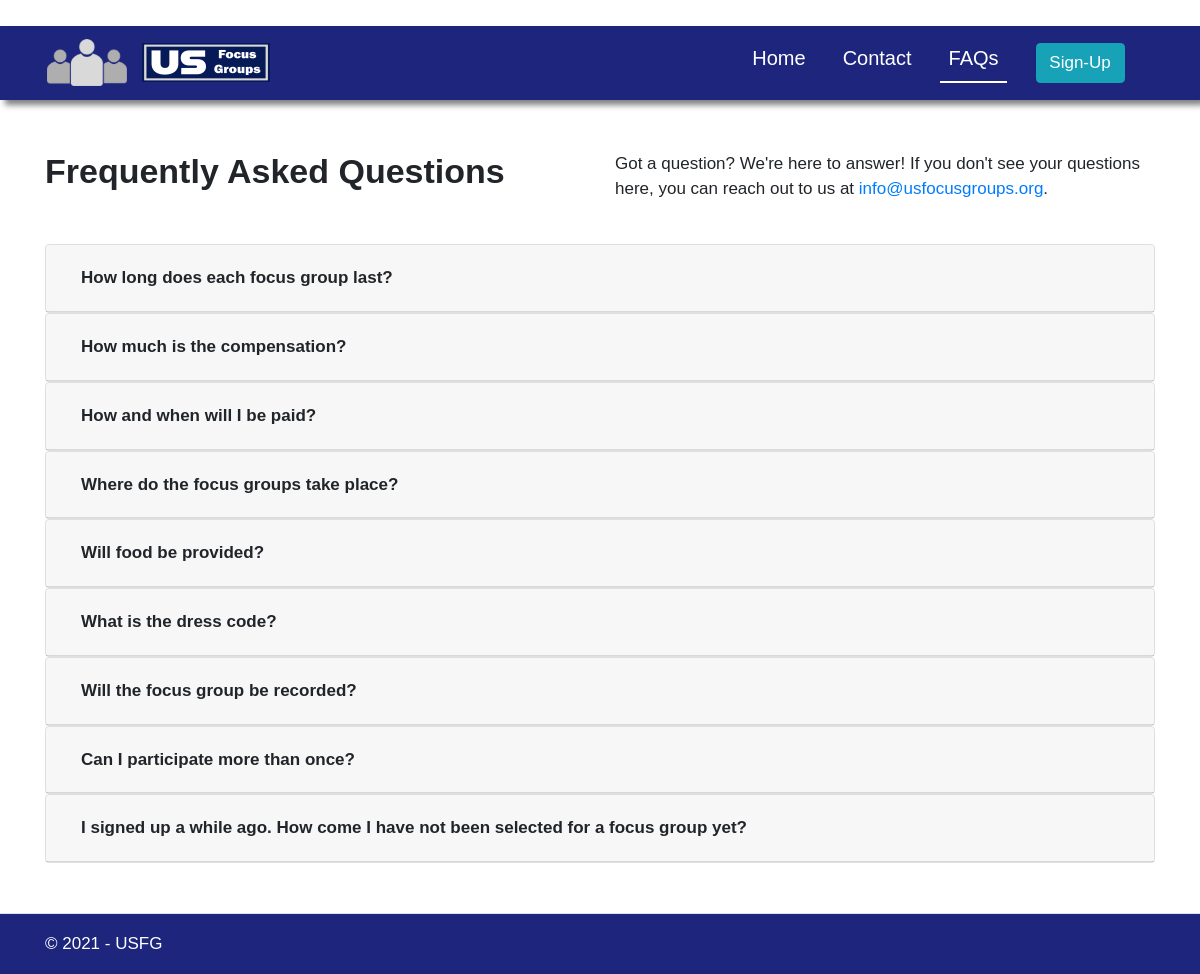
The page /faqs/ on the database its author committed.
### lafg_site/models.py (models this page shows, shortened)
class Faq(models.Model):
    question = models.TextField()
    answer = models.TextField()

### lafg_site/views.py (the view)
# urls.py: path('faqs/', views.faqs, name='faqs' ),
def faqs(request):
    faqs = Faq.objects.all()
    return render(request, 'lafg_site/faqs.html', context={'faqs': faqs})

### lafg_site/templates/lafg_site/faqs.html (shortened to what this page needs)
﻿    {% extends "lafg_site/base.html" %}
    {% load static %}
    {% block nav-faqs %}my-underline{% endblock %}
    {% block content %}
        <br><br>
      <div class="container">
            <div class="row">
                <div class="col-md-6">
                    <h2>Frequently Asked Questions</h2>
                </div>
                <div class="col-md-6">
                    <p>Got a question? We're here to answer! If you don't see your questions here, you can reach out to us at
                        <a href="mailto:info@usfocusgroups.org">info@usfocusgroups.org</a>.
                    </p>
                </div>
            </div>
            <br>
            {% for faq in faqs %}
              <div id="accordion">
                <div class="card">
                  <div class="card-header" id="heading{{ forloop.counter }}">
                    <h5 class="mb-0">
                      <button class="btn" data-toggle="collapse" data-target="#collapse{{ forloop.counter }}" aria-expanded="false" aria-controls="collapse{{ forloop.counter }}">
                        {{ faq.question }}
                      </button>
                    </h5>
                  </div>
                </div>
              {% endfor %}
              <br><br>
        </div>
    {% endblock %}

### lafg_site/static/lafg_site/css/site.css (style rules this page uses)
html { position: relative; min-height: 100%; font-size: 15px !important; }
@media (min-width: 768px) { html { font-size: 17px !important; } }
body { margin-bottom: 60px; font-family: Arial, Helvetica, sans-serif; }

### lafg_site/templates/lafg_site/faqs.html (style rules this page uses)
h2 { font-weight: bold ; }
#accordion button { font-weight: bold; }

### rows shown on the page
Faq: question "How long does each focus group last?"
Faq: question "How much is the compensation?"
Faq: question "How and when will I be paid?"
Faq: question "Where do the focus groups take place?"
Faq: question "Will food be provided?"
Faq: question "What is the dress code?"
Faq: question "Will the focus group be recorded?"
Faq: question "Can I participate more than once?"
Faq: question "I signed up a while ago. How come I have not been selected for a focus group yet?"
